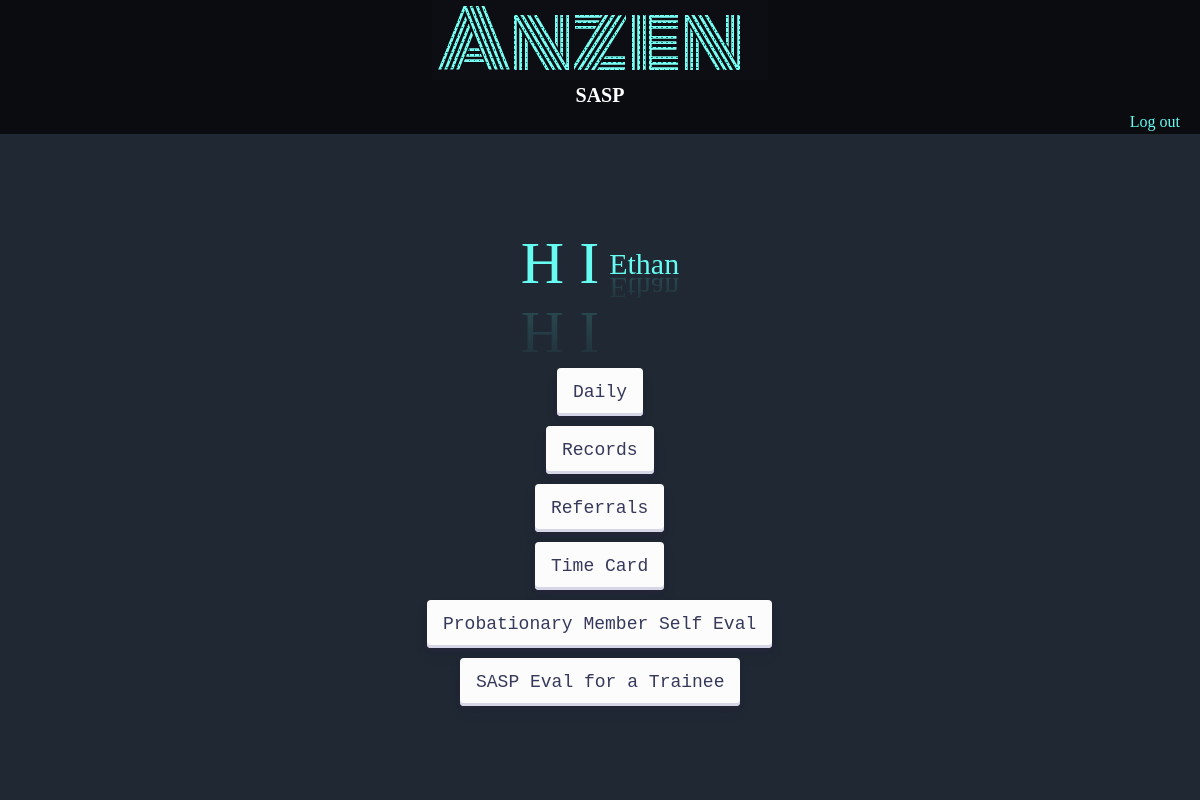
The page /dashBoard/ (signed in) on the database as committed earlier.
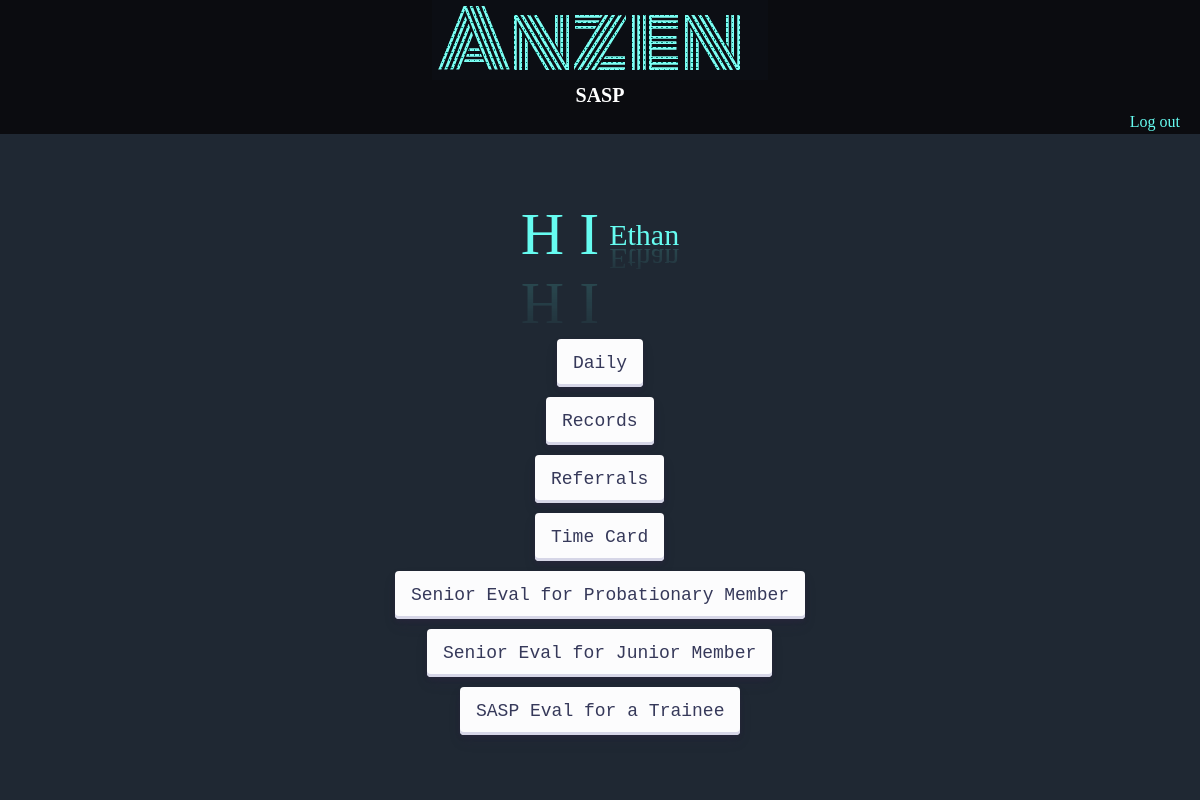
The same page on the database as committed later.
### accounts/views.py (the view, shortened to what this page needs)
# urls.py: path('dashBoard/',views.dashBoard,name='dashBoard'),
@login_required(login_url='login')
def dashBoard(request):
    CoI = models.clockedIn.objects.all()
    clockedIN =[]
    for c in CoI:
        clockedIN.append(c.who)
    return render(request,'accounts/reports/dashBoard.html',{'clockedIN':clockedIN})

### accounts/templates/accounts/reports/dashBoard.html (shortened to what the changed rows need)
{% extends 'accounts/index.html' %}
{% block content %}
    <div class="dashboardNavigation">
        {% if user.position == "Probationary Member" %}
        <div>
            <a href="https://nam10.safelinks.protection.outlook.com/?url=https%3A%2F%2Fdocs.google.com%2Fforms%2Fd%2Fe%2F1FAIpQLSfvIs1dc_TL2qFivyevG_LR9txhjFLPGWu6O5JcKRCdqlKLKA%2Fviewform%3Fusp%3Dsf_link&data=05%7C01%7Cymohod%40ithaca.edu%7C5ee11fba7a074c5e160408da86b8c99c%7Cfa1ac8f65e5448579f0b4aa422c09689%7C0%7C0%7C637970425471332232%7CUnknown%7CTWFpbGZsb3d8eyJWIjoiMC4wLjAwMDAiLCJQIjoiV2luMzIiLCJBTiI6Ik1haWwiLCJXVCI6Mn0%3D%7C3000%7C%7C%7C&sdata=HOX0F5JU419nvnKqqH7qMk%2B0WkyYF1cmggYABzD9fOE%3D&reserved=0">
                <button class="dassboardButtons" name="dashboardNavigationButton" value="0">
                    Probationary Member Self Eval
                </button>
            </a>
        </div>
        <div>
            <a href="https://nam10.safelinks.protection.outlook.com/?url=https%3A%2F%2Fdocs.google.com%2Fforms%2Fd%2Fe%2F1FAIpQLSdoUWDh2nKgE8lSAvnRFQb0llbqCiYhjVBMDmkXhJQsP2d35Q%2Fviewform%3Fusp%3Dsf_link&data=05%7C01%7Cymohod%40ithaca.edu%7C5ee11fba7a074c5e160408da86b8c99c%7Cfa1ac8f65e5448579f0b4aa422c09689%7C0%7C0%7C637970425471332232%7CUnknown%7CTWFpbGZsb3d8eyJWIjoiMC4wLjAwMDAiLCJQIjoiV2luMzIiLCJBTiI6Ik1haWwiLCJXVCI6Mn0%3D%7C3000%7C%7C%7C&sdata=9M6NPe%2B76dKT2Y4iiwLKb72dL5c8Cxtyzkjgrr05y8E%3D&reserved=0">
                <button class="dassboardButtons" name="dashboardNavigationButton" value="0">
                    SASP Eval for a Trainee
                </button>
            </a>
        </div>
        {% endif %}
        {% if user.position == "Senior Member" %}
        <div>
            <a href="https://nam10.safelinks.protection.outlook.com/?url=https%3A%2F%2Fdocs.google.com%2Fforms%2Fd%2Fe%2F1FAIpQLSdhKZICw5BhHMp1ubDEJlFZEeVRVEOnx5iPDQieziG-fRl_vA%2Fviewform%3Fusp%3Dsf_link&data=05%7C01%7Cymohod%40ithaca.edu%7C5ee11fba7a074c5e160408da86b8c99c%7Cfa1ac8f65e5448579f0b4aa422c09689%7C0%7C0%7C637970425471332232%7CUnknown%7CTWFpbGZsb3d8eyJWIjoiMC4wLjAwMDAiLCJQIjoiV2luMzIiLCJBTiI6Ik1haWwiLCJXVCI6Mn0%3D%7C3000%7C%7C%7C&sdata=eMMwU371sPnv%2Fd2KGEqpLLtExqvSrxFGX9yjUa%2Fep8I%3D&reserved=0">
                <button class="dassboardButtons" name="dashboardNavigationButton" value="0">
                    Senior Eval for Probationary Member
                </button>
            </a>
        </div>
        <div>
            <a href="https://nam10.safelinks.protection.outlook.com/?url=https%3A%2F%2Fdocs.google.com%2Fforms%2Fd%2Fe%2F1FAIpQLSc1Ihg_MKrxUjs37x1tjAtun0zCW7UznTrUbUzOpL0N25Oj_Q%2Fviewform%3Fusp%3Dsf_link&data=05%7C01%7Cymohod%40ithaca.edu%7C5ee11fba7a074c5e160408da86b8c99c%7Cfa1ac8f65e5448579f0b4aa422c09689%7C0%7C0%7C637970425471332232%7CUnknown%7CTWFpbGZsb3d8eyJWIjoiMC4wLjAwMDAiLCJQIjoiV2luMzIiLCJBTiI6Ik1haWwiLCJXVCI6Mn0%3D%7C3000%7C%7C%7C&sdata=C6KIo%2F7XWlqwqng6S5bCoymjQ1QG7KgZeseDSiOoIfA%3D&reserved=0">
                <button class="dassboardButtons" name="dashboardNavigationButton" value="0">
                    Senior Eval for Junior Member
                </button>
            </a>
        </div>
        <div>
            <a href="https://nam10.safelinks.protection.outlook.com/?url=https%3A%2F%2Fdocs.google.com%2Fforms%2Fd%2Fe%2F1FAIpQLSdoUWDh2nKgE8lSAvnRFQb0llbqCiYhjVBMDmkXhJQsP2d35Q%2Fviewform%3Fusp%3Dsf_link&data=05%7C01%7Cymohod%40ithaca.edu%7C5ee11fba7a074c5e160408da86b8c99c%7Cfa1ac8f65e5448579f0b4aa422c09689%7C0%7C0%7C637970425471332232%7CUnknown%7CTWFpbGZsb3d8eyJWIjoiMC4wLjAwMDAiLCJQIjoiV2luMzIiLCJBTiI6Ik1haWwiLCJXVCI6Mn0%3D%7C3000%7C%7C%7C&sdata=9M6NPe%2B76dKT2Y4iiwLKb72dL5c8Cxtyzkjgrr05y8E%3D&reserved=0">
                <button class="dassboardButtons" name="dashboardNavigationButton" value="0">
                    SASP Eval for a Trainee
                </button>
            </a>
        </div>
        {% endif %}
    </div>
{% endblock content %}

Rows that differ between the two databases and show on the page:
changed User "Ethan": position "Probationary Member" → "Senior Member" (drawn)
Other text that changed with them:
text no longer shown: "Probationary Member Self Eval"
text now shown: "Senior Eval for Probationary Member Senior Eval for Junior Member"
